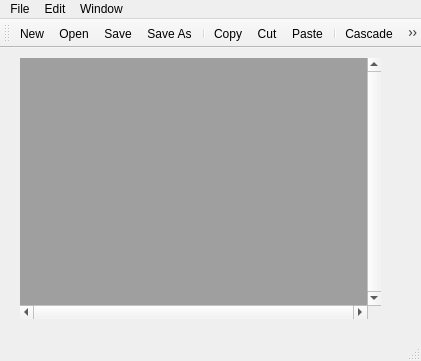
<?xml version="1.0" encoding="UTF-8"?>
<ui version="4.0">
 <class>MainWindow</class>
 <widget class="QMainWindow" name="MainWindow">
  <property name="geometry">
   <rect>
    <x>0</x>
    <y>0</y>
    <width>421</width>
    <height>361</height>
   </rect>
  </property>
  <property name="windowTitle">
   <string>MainWindow</string>
  </property>
  <widget class="QWidget" name="centralwidget">
   <widget class="QMdiArea" name="mdiArea">
    <property name="geometry">
     <rect>
      <x>20</x>
      <y>10</y>
      <width>361</width>
      <height>261</height>
     </rect>
    </property>
    <property name="verticalScrollBarPolicy">
     <enum>Qt::ScrollBarAlwaysOn</enum>
    </property>
    <property name="horizontalScrollBarPolicy">
     <enum>Qt::ScrollBarAlwaysOn</enum>
    </property>
   </widget>
  </widget>
  <widget class="QMenuBar" name="menubar">
   <property name="geometry">
    <rect>
     <x>0</x>
     <y>0</y>
     <width>421</width>
     <height>22</height>
    </rect>
   </property>
   <widget class="QMenu" name="menuFile">
    <property name="title">
     <string>File</string>
    </property>
    <addaction name="actionNew"/>
    <addaction name="actionOpen"/>
    <addaction name="actionSave"/>
    <addaction name="actionSave_As"/>
    <addaction name="separator"/>
    <addaction name="actionExit"/>
   </widget>
   <widget class="QMenu" name="menuEdit">
    <property name="title">
     <string>Edit</string>
    </property>
    <addaction name="actionCopy"/>
    <addaction name="actionCut"/>
    <addaction name="actionPaste"/>
    <addaction name="separator"/>
    <addaction name="actionSelect_All"/>
   </widget>
   <widget class="QMenu" name="menuWindow">
    <property name="title">
     <string>Window</string>
    </property>
    <addaction name="actionNext"/>
    <addaction name="actionPrevious"/>
    <addaction name="separator"/>
    <addaction name="actionCascade"/>
    <addaction name="actionTile"/>
    <addaction name="separator"/>
    <addaction name="actionClose"/>
    <addaction name="actionClose_All"/>
   </widget>
   <addaction name="menuFile"/>
   <addaction name="menuEdit"/>
   <addaction name="menuWindow"/>
  </widget>
  <widget class="QStatusBar" name="statusbar"/>
  <widget class="QToolBar" name="toolBar">
   <property name="windowTitle">
    <string>toolBar</string>
   </property>
   <attribute name="toolBarArea">
    <enum>TopToolBarArea</enum>
   </attribute>
   <attribute name="toolBarBreak">
    <bool>false</bool>
   </attribute>
   <addaction name="actionNew"/>
   <addaction name="actionOpen"/>
   <addaction name="actionSave"/>
   <addaction name="actionSave_As"/>
   <addaction name="separator"/>
   <addaction name="actionCopy"/>
   <addaction name="actionCut"/>
   <addaction name="actionPaste"/>
   <addaction name="separator"/>
   <addaction name="actionCascade"/>
   <addaction name="actionTile"/>
  </widget>
  <action name="actionNew">
   <property name="icon">
    <iconset resource="resources.qrc">
     <normaloff>:/files/images/new.png</normaloff>:/files/images/new.png</iconset>
   </property>
   <property name="text">
    <string>New</string>
   </property>
  </action>
  <action name="actionOpen">
   <property name="icon">
    <iconset resource="resources.qrc">
     <normaloff>:/files/images/open.png</normaloff>:/files/images/open.png</iconset>
   </property>
   <property name="text">
    <string>Open</string>
   </property>
  </action>
  <action name="actionSave">
   <property name="icon">
    <iconset resource="resources.qrc">
     <normaloff>:/files/images/save.png</normaloff>:/files/images/save.png</iconset>
   </property>
   <property name="text">
    <string>Save</string>
   </property>
  </action>
  <action name="actionSave_As">
   <property name="icon">
    <iconset resource="resources.qrc">
     <normaloff>:/files/images/saveas.png</normaloff>:/files/images/saveas.png</iconset>
   </property>
   <property name="text">
    <string>Save As</string>
   </property>
  </action>
  <action name="actionExit">
   <property name="text">
    <string>Exit</string>
   </property>
  </action>
  <action name="actionCopy">
   <property name="icon">
    <iconset resource="resources.qrc">
     <normaloff>:/files/images/copy.png</normaloff>:/files/images/copy.png</iconset>
   </property>
   <property name="text">
    <string>Copy</string>
   </property>
  </action>
  <action name="actionCut">
   <property name="icon">
    <iconset resource="resources.qrc">
     <normaloff>:/files/images/cut.png</normaloff>:/files/images/cut.png</iconset>
   </property>
   <property name="text">
    <string>Cut</string>
   </property>
  </action>
  <action name="actionPaste">
   <property name="icon">
    <iconset resource="resources.qrc">
     <normaloff>:/files/images/paste.png</normaloff>:/files/images/paste.png</iconset>
   </property>
   <property name="text">
    <string>Paste</string>
   </property>
  </action>
  <action name="actionSelect_All">
   <property name="text">
    <string>Select All</string>
   </property>
  </action>
  <action name="actionNext">
   <property name="text">
    <string>Next</string>
   </property>
  </action>
  <action name="actionPrevious">
   <property name="text">
    <string>Previous</string>
   </property>
  </action>
  <action name="actionCascade">
   <property name="icon">
    <iconset resource="resources.qrc">
     <normaloff>:/files/images/tile_cascade.png</normaloff>:/files/images/tile_cascade.png</iconset>
   </property>
   <property name="text">
    <string>Cascade</string>
   </property>
  </action>
  <action name="actionTile">
   <property name="icon">
    <iconset resource="resources.qrc">
     <normaloff>:/files/images/tile_vertical.png</normaloff>:/files/images/tile_vertical.png</iconset>
   </property>
   <property name="text">
    <string>Tile</string>
   </property>
  </action>
  <action name="actionClose">
   <property name="text">
    <string>Close</string>
   </property>
  </action>
  <action name="actionClose_All">
   <property name="text">
    <string>Close All</string>
   </property>
  </action>
 </widget>
 <resources>
  <include location="resources.qrc"/>
 </resources>
 <connections/>
</ui>
